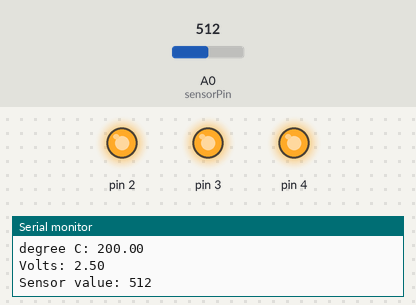
A program run on a simulated Arduino Uno, built with avr-gcc and run on an emulated ATmega328P. On the bench: output pins drawn as LEDs (lit = HIGH), the last lines printed to the serial monitor. The inputs (shaded band) are chosen by the test bench; at power-on: A0 (sensorPin) = 512.

Above: at 1.2 s.
1.3 s: A0 (sensorPin) set to 160
2.8 s: A0 (sensorPin) set to 132
At 3.4 s:
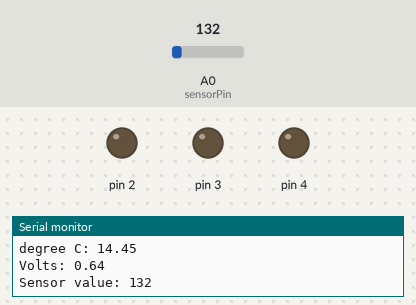
4.3 s: A0 (sensorPin) set to 306
At 5.6 s:
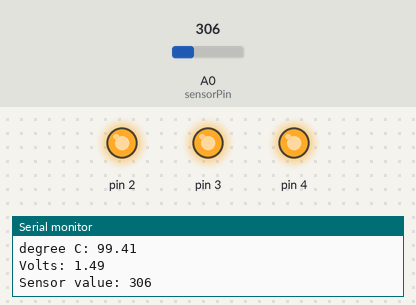
Timing chart, 0 to 7.3 s (numbered marks = the images above; inputs shaded):
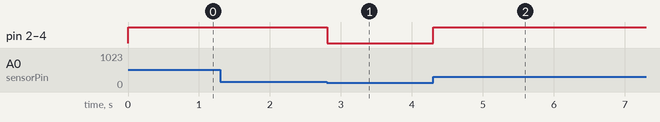

The program:

main.cpp
```cpp
#include <Arduino.h>

const int sensorPin = A0;
const float baselineTemp = 20.0;

void setup() {
  Serial.begin(9600);

  for ( int pinNumber = 2; pinNumber < 5; pinNumber++ ) {
    pinMode (pinNumber, OUTPUT);
    digitalWrite (pinNumber, LOW);
  }
}

void loop() {
  void printVolts ();
  void printSensorVal ();
  void printTemp ();
  void checkTemp ();

  printVolts ();

  printSensorVal ();

  printTemp ();

  checkTemp ();

  delay (1);

}

void printVolts () {
  int sensorVal = analogRead (sensorPin);
  float voltage = (sensorVal/1024.0) * 5.0;

  Serial.print ("Volts: ");
  Serial.print (voltage);
  Serial.print ("\n");

  return;
}

void printSensorVal () {
  int sensorVal = analogRead (sensorPin);

  Serial.print ("Sensor value: ");
  Serial.print (sensorVal);
  Serial.print ("\n");

  return;
}

void printTemp () {
  int sensorVal = analogRead (sensorPin);
  float voltage = (sensorVal/1024.0) * 5.0;
  float temperature = (voltage - .5) * 100;

  Serial.print ("degree C: ");
  Serial.println (temperature);
  Serial.print ("\n");

  return;
}

void checkTemp () {
  int sensorVal = analogRead (sensorPin);
  float voltage = (sensorVal/1024.0) * 5.0;
  float temperature = (voltage - .5) * 100;

  if (temperature < baselineTemp) {
    for ( int i = 2; i <= 4; i++ ) {
      //sets all lamps to low
      digitalWrite(i, LOW);
    }
  }
  else if ( temperature >= baselineTemp + 2 &&
    temperature < baselineTemp + 4) {
    digitalWrite (2, HIGH);
    digitalWrite (3, LOW);
    digitalWrite (4, LOW);
  }
  else if (temperature >= baselineTemp + 4 &&
    temperature < baselineTemp + 6) {
      digitalWrite (2, HIGH);
      digitalWrite (3, HIGH);
      digitalWrite (4, LOW);
    }
  else if (temperature >= baselineTemp + 6) {
    for ( int i = 2; i <= 4; i++ ) {
      //sets all lamps to high
      digitalWrite(i, HIGH);
    }
  }
}
```

Measured:
- the behaviour switches between 144 and 143 on A0 (sensorPin) (found by bisection; images 0 and 1)
- after the input at 2.8 s, pin 2–4: HIGH → LOW at once
- after the input at 4.3 s, pin 2–4: LOW → HIGH at once
